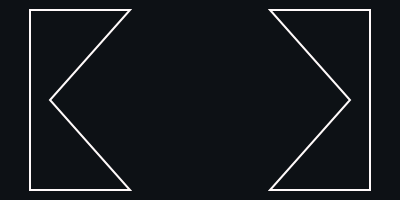
Frame 1 (no input)
Frame 60 (no input): identical to frame 1, image omitted
Frame 120 (the mouse pressed at the canvas centre since frame 60): identical to frame 1, image omitted

The p5.js sketch that drew this single still picture (run headless with seeded random() and noise() and a simulated clock; from frame 60 on, the mouse is pressed at the canvas centre):

// p5.js sketch
// ── sketch.js
let msk,
  mskClone,
  mskGraphic;

function setup() {
  createCanvas(400, 200);

  msk = createGraphics(width, height);
  mskGraphic = createGraphics(width, height);
}

function draw() {
  background(13, 17, 21);


  drawMaskShape();
  drawMaskOutline();

  //graphic visual when not masked
  mskGraphic.ellipse(mouseX, mouseY, 25, 25);

  //mask
  (mskClone = msk.get()).mask(mskGraphic.get());
  image(mskClone, 0, 0);
}

const drawMaskShape = _ => {
  mskGraphic.clear();
  msk.beginShape();
  msk.vertex(30, 10);
  msk.vertex(130, 10);
  msk.vertex(50, 100);
  msk.vertex(130, height - 10);
  msk.vertex(30, height - 10);
  msk.endShape(CLOSE);

  msk.beginShape();
  msk.vertex(width - 30, 10);
  msk.vertex(width - 130, 10);
  msk.vertex(width - 50, 100);
  msk.vertex(width - 130, height - 10);
  msk.vertex(width - 30, height - 10);
  msk.endShape(CLOSE);
}

const drawMaskOutline = _ => {
  //same shape as mask - used to draw the stroke for visual aid
  noFill();
  stroke('#fffafa');
  strokeWeight(2);
  beginShape();
  vertex(30, 10);
  vertex(130, 10);
  vertex(50, 100);
  vertex(130, height - 10);
  vertex(30, height - 10);
  endShape(CLOSE);

  beginShape();
  vertex(width - 30, 10);
  vertex(width - 130, 10);
  vertex(width - 50, 100);
  vertex(width - 130, height - 10);
  vertex(width - 30, height - 10);
  endShape(CLOSE);
}
